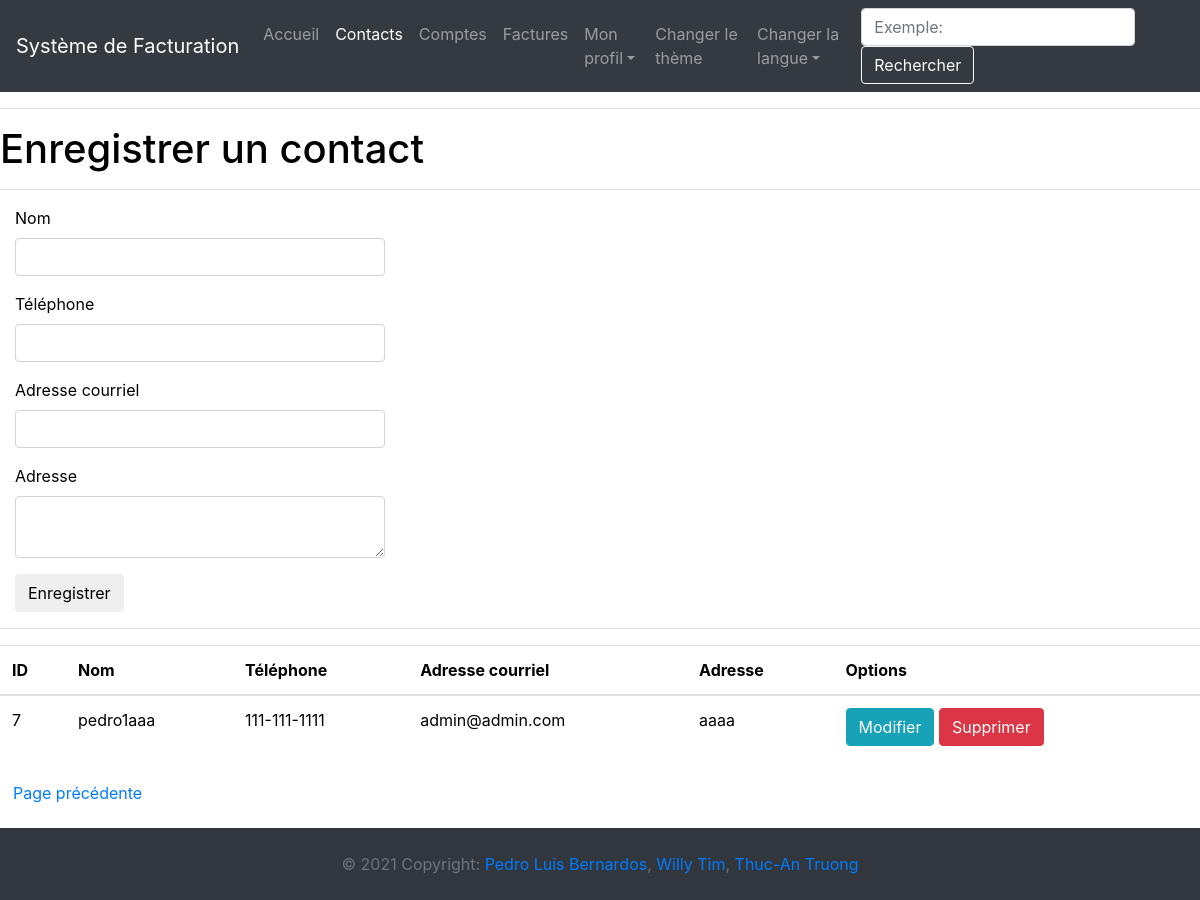
/contacts?page=2 (signed in), run on the app's committed database.
### app/models.py (models this page shows, shortened)
class Contact(db.Model):
    __tablename__ = "contact"
    id = db.Column(db.Integer, primary_key=True)
    name = db.Column(db.String(50), unique=False, nullable=False)
    phone_number = db.Column(db.String(13), unique=False, nullable=True)
    email = db.Column(db.String(120), unique=False, nullable=True)
    address = db.Column(db.String(140), unique=False, nullable=True)
    user_id = db.Column(db.Integer, db.ForeignKey('user.id'))
    profilEntreprise_id = db.Column(db.Integer, db.ForeignKey('profilEntreprise.id'))
    facture = db.relationship('Facture', back_populates="contact")
    user = relationship("User", back_populates="contact")
    profilEntreprise = relationship("CompanyProfil", back_populates="contact")

### app/entrees/routes.py (the view, shortened to what this page needs)
@bp.route('/contacts', methods=['GET', 'POST'])
@login_required
def contacts():
    if current_user.profilEntreprise:
        form = ContactForm()
        page = request.args.get('page', 1, type=int)
        contacts = Contact.query.filter_by(user_id=current_user.id, profilEntreprise_id=current_user.profil_courrant).paginate(page, app.config['CONTACTS_PAR_PAGE'], False)
        next_url = url_for('entrees.contacts', page=contacts.next_num) if contacts.has_next else None
        prev_url = url_for('entrees.contacts', page=contacts.prev_num) if contacts.has_prev else None
        return render_template("entrees/contacts.html", title=_('Contacts'), form=form, contacts=contacts.items, next_url=next_url, prev_url=prev_url)
    else:
        flash(_('Veuillez créer un profil d\'entreprise avant d\'effectuer cette action.'))
        return redirect(url_for('entrees.index'))

### app/entrees/forms.py (shortened to what this page needs)
class ContactForm(FlaskForm):
    name = StringField(_l('Nom'), validators=[DataRequired(message=_l("Veuillez entrer un nom")), Length(min=1, max=50, message=_l('Veuillez écrire entre 1 et 50 caractères'))])
    phone_number = StringField(_l('Téléphone'), [DataRequired(Length(min=12, max=12, message=_l('Veuillez entrer un numéro de téléphone (123-456-7890)')))])
    email = StringField(_l('Adresse courriel'), validators=[DataRequired(message=_l('Veuillez entrer une adresse courriel valide')), Email(message=_l('Veuillez entrer une adresse courriel valide'))])
    address = TextAreaField(_l('Adresse'), validators=[DataRequired(message=_l("Veuillez entrer une adresse")), Length(min=1, max=140, message=_l(_l('Veuillez écrire entre 1 et 140 caractères')))])
    submit = SubmitField(_l('Enregistrer'))

### app/__init__.py (called while the page is built)
@app.context_processor
def inject_conf_var():
    return dict(AVAILABLE_LANGUAGES=app.config['LANGUAGES'], CURRENT_LANGUAGE=session.get('language',request.accept_languages.best_match(app.config['LANGUAGES'].keys())))

### app/models.py (called while the page is built)
@login.user_loader
def load_user(id):
    return User.query.get(int(id))

### app/routes.py (called while the page is built)
@app.before_request
def before_request():
    if current_user.is_authenticated:
        current_user.last_seen = datetime.utcnow()
        db.session.commit()

### app/templates/entrees/contacts.html (shortened to what this page needs)
{% extends "base.html" %}
{% import 'bootstrap/wtf.html' as wtf %}
{% block app_content %}
    <h1>{{ _('Enregistrer un contact') }}</h1>
    <hr>
    {% if form %}
        <div class="form-group">
            <div class="col-md-4">
                {{ wtf.quick_form(form) }}
            </div>
        </div>
        <hr>
    {% endif %}
    <table class="table table-hover">
        <thead>
          <tr>
            <th scope="col">ID</th>
            <th scope="col">{{ _('Nom') }}</th>
            <th scope="col">{{ _('Téléphone') }}</th>
            <th scope="col">{{ _('Adresse courriel') }}</th>
            <th scope="col">{{ _('Adresse') }}</th>
            <th scope="col">{{ _('Options') }}</th>
          </tr>
        </thead>
        <tbody>
    {% for contact in contacts %}
        <tr>
            <td>{{ contact.id }}</td>
            <td>{{ contact.name }}</td>
            <td>{{ contact.phone_number }}</td>
            <td>{{ contact.email }}</td>
            <td>{{ contact.address }}</td>
            <td>
                <a class="btn btn-info" href="{{ url_for('entrees.update_contact', contact_id=contact.id) }}">{{ _('Modifier') }}</a>
                <a class="btn btn-danger" href="{{ url_for('entrees.delete_contact', contact_id=contact.id) }}">{{ _('Supprimer') }}</a>
            </td>
        </tr>
    {% endfor %}
        </tbody>
    </table>
    {% if prev_url %}
        <a class="btn btn-link" href="{{ prev_url }}">{{ _('Page précédente') }}</a>
    {% endif %}
    <br><br>
{% endblock %}

### app/static/css/style.css (style rules this page uses)
html { color: black; background-color: white; }

### data on the page
Contact: id "7", name "pedro1aaa", phone_number "111-111-1111", email "admin@admin.com", address "aaaa"
